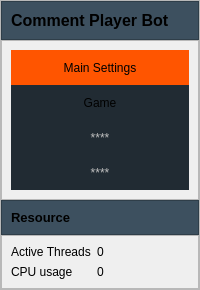
     <widget class="QFrame" name="frame">
      <property name="sizePolicy">
       <sizepolicy hsizetype="Preferred" vsizetype="Preferred">
        <horstretch>0</horstretch>
        <verstretch>0</verstretch>
       </sizepolicy>
      </property>
      <property name="frameShape">
       <enum>QFrame::StyledPanel</enum>
      </property>
      <property name="frameShadow">
       <enum>QFrame::Raised</enum>
      </property>
      <layout class="QVBoxLayout" name="verticalLayout">
       <property name="spacing">
        <number>0</number>
       </property>
       <property name="leftMargin">
        <number>0</number>
       </property>
       <property name="topMargin">
        <number>0</number>
       </property>
       <property name="rightMargin">
        <number>0</number>
       </property>
       <property name="bottomMargin">
        <number>0</number>
       </property>
       <item>
        <widget class="QFrame" name="frame_3">
         <property name="styleSheet">
          <string notr="true">background-color: rgb(61, 80, 95);</string>
         </property>
         <property name="frameShape">
          <enum>QFrame::StyledPanel</enum>
         </property>
         <property name="frameShadow">
          <enum>QFrame::Raised</enum>
         </property>
         <layout class="QHBoxLayout" name="horizontalLayout_2">
          <item>
           <widget class="QLabel" name="label">
            <property name="font">
             <font>
              <family>Nirmala UI</family>
              <pointsize>12</pointsize>
              <weight>75</weight>
              <bold>true</bold>
             </font>
            </property>
            <property name="text">
             <string>Comment Player Bot</string>
            </property>
           </widget>
          </item>
         </layout>
        </widget>
       </item>
       <item>
        <widget class="QFrame" name="frame_4">
         <property name="frameShape">
          <enum>QFrame::StyledPanel</enum>
         </property>
         <property name="frameShadow">
          <enum>QFrame::Raised</enum>
         </property>
         <layout class="QVBoxLayout" name="verticalLayout_2">
          <property name="spacing">
           <number>0</number>
          </property>
          <property name="bottomMargin">
           <number>9</number>
          </property>
          <item>
           <widget class="QPushButton" name="mainSet">
            <property name="minimumSize">
             <size>
              <width>0</width>
              <height>35</height>
             </size>
            </property>
            <property name="cursor">
             <cursorShape>PointingHandCursor</cursorShape>
            </property>
            <property name="styleSheet">
             <string notr="true">QPushButton{
background-color: rgb(255, 85, 0);
border:0px;
}
</string>
            </property>
            <property name="text">
             <string>Main Settings</string>
            </property>
           </widget>
          </item>
          <item>
           <widget class="QPushButton" name="gameSet">
            <property name="minimumSize">
             <size>
              <width>0</width>
              <height>35</height>
             </size>
            </property>
            <property name="cursor">
             <cursorShape>PointingHandCursor</cursorShape>
            </property>
            <property name="styleSheet">
             <string notr="true">QPushButton{
background-color: rgb(33, 43, 51);
border:0px;
}
QPushButton:hover{
background-color: rgb(255, 85, 0);
}</string>
            </property>
            <property name="text">
             <string>Game</string>
            </property>
           </widget>
          </item>
          <item>
           <widget class="QPushButton" name="pushButton_3">
            <property name="enabled">
             <bool>false</bool>
            </property>
            <property name="minimumSize">
             <size>
              <width>0</width>
              <height>35</height>
             </size>
            </property>
            <property name="cursor">
             <cursorShape>PointingHandCursor</cursorShape>
            </property>
            <property name="styleSheet">
             <string notr="true">QPushButton{
background-color: rgb(33, 43, 51);
border:0px;
}
QPushButton:hover{
background-color: rgb(255, 85, 0);
}</string>
            </property>
            <property name="text">
             <string>****</string>
            </property>
           </widget>
          </item>
          <item>
           <widget class="QPushButton" name="pushButton_4">
            <property name="enabled">
             <bool>false</bool>
            </property>
            <property name="minimumSize">
             <size>
              <width>0</width>
              <height>35</height>
             </size>
            </property>
            <property name="cursor">
             <cursorShape>PointingHandCursor</cursorShape>
            </property>
            <property name="styleSheet">
             <string notr="true">QPushButton{
background-color: rgb(33, 43, 51);
border:0px;
}
QPushButton:hover{
background-color: rgb(255, 85, 0);
}</string>
            </property>
            <property name="text">
             <string>****</string>
            </property>
           </widget>
          </item>
         </layout>
        </widget>
       </item>
       <item>
        <widget class="QFrame" name="frame_18">
         <property name="sizePolicy">
          <sizepolicy hsizetype="Preferred" vsizetype="MinimumExpanding">
           <horstretch>0</horstretch>
           <verstretch>0</verstretch>
          </sizepolicy>
         </property>
         <property name="frameShape">
          <enum>QFrame::StyledPanel</enum>
         </property>
         <property name="frameShadow">
          <enum>QFrame::Raised</enum>
         </property>
        </widget>
       </item>
       <item>
        <widget class="QFrame" name="frame_5">
         <property name="minimumSize">
          <size>
           <width>0</width>
           <height>0</height>
          </size>
         </property>
         <property name="maximumSize">
          <size>
           <width>16777215</width>
           <height>16777215</height>
          </size>
         </property>
         <property name="styleSheet">
          <string notr="true">background-color: rgb(61, 80, 95);</string>
         </property>
         <property name="frameShape">
          <enum>QFrame::StyledPanel</enum>
         </property>
         <property name="frameShadow">
          <enum>QFrame::Raised</enum>
         </property>
         <layout class="QVBoxLayout" name="verticalLayout_8">
          <item>
           <widget class="QLabel" name="label_2">
            <property name="sizePolicy">
             <sizepolicy hsizetype="Preferred" vsizetype="Preferred">
              <horstretch>0</horstretch>
              <verstretch>0</verstretch>
             </sizepolicy>
            </property>
            <property name="minimumSize">
             <size>
              <width>0</width>
              <height>10</height>
             </size>
            </property>
            <property name="maximumSize">
             <size>
              <width>16777215</width>
              <height>16777215</height>
             </size>
            </property>
            <property name="font">
             <font>
              <family>Nirmala UI</family>
              <pointsize>10</pointsize>
              <weight>75</weight>
              <bold>true</bold>
             </font>
            </property>
            <property name="text">
             <string>Resource</string>
            </property>
           </widget>
          </item>
         </layout>
        </widget>
       </item>
       <item>
        <widget class="QFrame" name="frame_6">
         <property name="frameShape">
          <enum>QFrame::StyledPanel</enum>
         </property>
         <property name="frameShadow">
          <enum>QFrame::Raised</enum>
         </property>
         <layout class="QFormLayout" name="formLayout">
          <item row="0" column="0">
           <widget class="QLabel" name="label_3">
            <property name="text">
             <string>Active Threads</string>
            </property>
           </widget>
          </item>
          <item row="0" column="1">
           <widget class="QLabel" name="thread">
            <property name="text">
             <string>0</string>
            </property>
           </widget>
          </item>
          <item row="1" column="0">
           <widget class="QLabel" name="label_4">
            <property name="text">
             <string>CPU usage</string>
            </property>
           </widget>
          </item>
          <item row="1" column="1">
           <widget class="QLabel" name="cpu">
            <property name="text">
             <string>0</string>
            </property>
           </widget>
          </item>
         </layout>
        </widget>
       </item>
      </layout>
     </widget>
